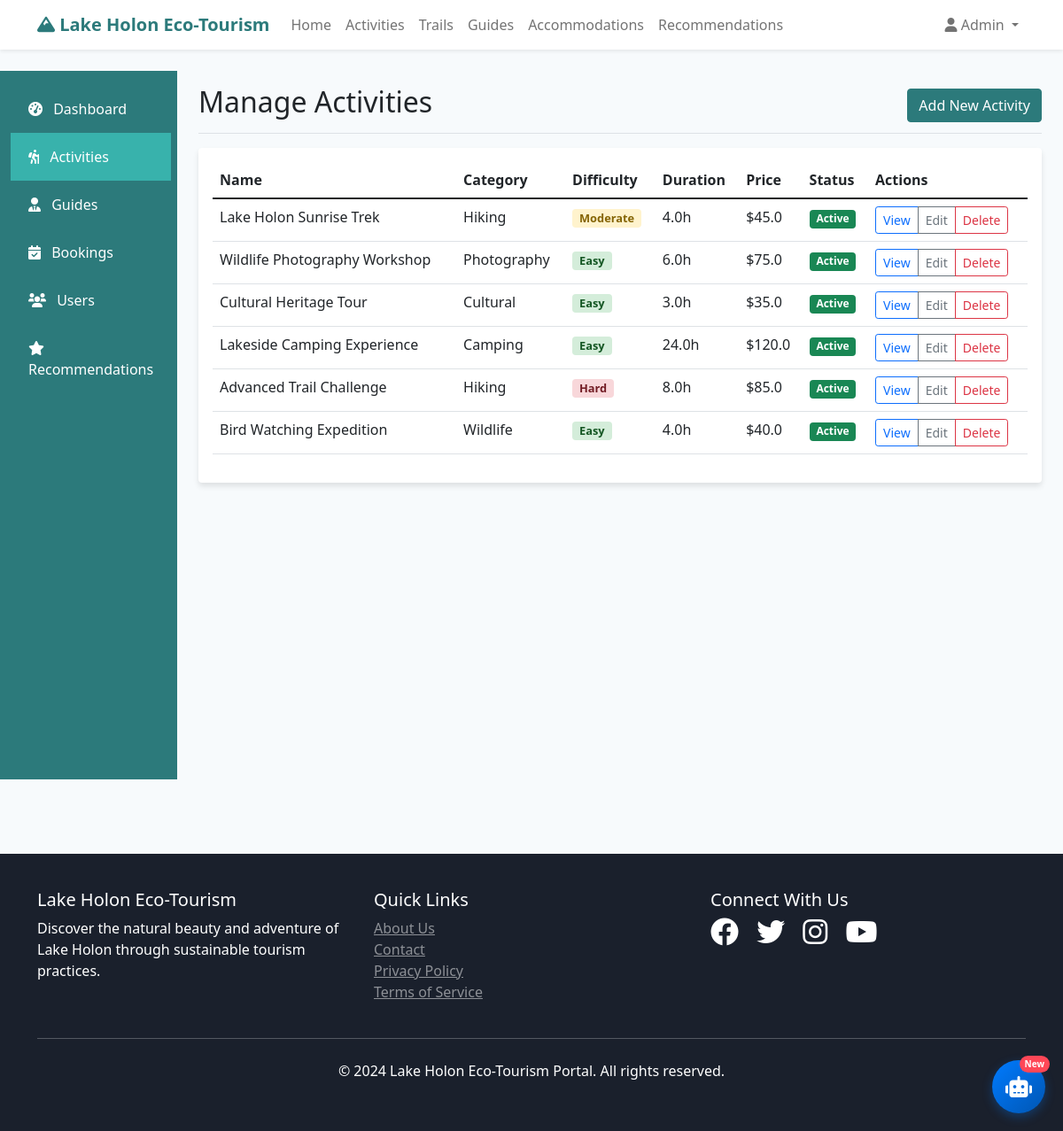
Screenshot of /admin/activities (signed in) with the database file from the repository.
### app/models.py (models this page shows, shortened)
class User(UserMixin, db.Model):
    id = db.Column(db.Integer, primary_key=True)
    username = db.Column(db.String(80), unique=True, nullable=False)
    email = db.Column(db.String(120), unique=True, nullable=False)
    password_hash = db.Column(db.String(128))
    first_name = db.Column(db.String(50), nullable=False)
    last_name = db.Column(db.String(50), nullable=False)
    phone = db.Column(db.String(20))
    is_admin = db.Column(db.Boolean, default=False)
    created_at = db.Column(db.DateTime, default=datetime.utcnow)
    bookings = db.relationship('Booking', backref='user', lazy=True)
    reviews = db.relationship('Review', backref='user', lazy=True)

class Activity(db.Model):
    id = db.Column(db.Integer, primary_key=True)
    name = db.Column(db.String(100), nullable=False)
    description = db.Column(db.Text, nullable=False)
    category = db.Column(db.String(50), nullable=False)  # hiking, camping, wildlife, etc.
    difficulty = db.Column(db.String(20), nullable=False)  # easy, moderate, hard
    duration_hours = db.Column(db.Float, nullable=False)
    max_participants = db.Column(db.Integer, nullable=False)
    price = db.Column(db.Float, nullable=False)
    image_url = db.Column(db.String(200))
    is_active = db.Column(db.Boolean, default=True)
    created_at = db.Column(db.DateTime, default=datetime.utcnow)
    bookings = db.relationship('Booking', backref='activity', lazy=True)
    reviews = db.relationship('Review', backref='activity', lazy=True)

### app/admin/routes.py (the view)
@bp.route('/activities')
@login_required
@admin_required
def manage_activities():
    page = request.args.get('page', 1, type=int)
    activities = Activity.query.paginate(
        page=page, per_page=10, error_out=False
    )
    return render_template('admin/manage_activities.html', activities=activities)

### app/admin/routes.py (called while the page is built)
def admin_required(f):
    @wraps(f)
    def decorated_function(*args, **kwargs):
        if not current_user.is_authenticated or not current_user.is_admin:
            flash('Admin access required.', 'danger')
            return redirect(url_for('main.index'))
        return f(*args, **kwargs)
    return decorated_function

### app/templates/admin/manage_activities.html (shortened to what this page needs)
{% extends "base.html" %}
{% block content %}
<div class="container-fluid py-4">
    <div class="row">
        <div class="col-md-3 col-lg-2 d-md-block admin-sidebar collapse">
            <div class="position-sticky pt-3">
                <ul class="nav flex-column">
                    <li class="nav-item">
                        <a class="nav-link" href="{{ url_for('admin.dashboard') }}">
                            <i class="fas fa-tachometer-alt me-2"></i> Dashboard
                        </a>
                    </li>
                    <li class="nav-item">
                        <a class="nav-link active" href="{{ url_for('admin.manage_activities') }}">
                            <i class="fas fa-hiking me-2"></i> Activities
                        </a>
                    </li>
                    <li class="nav-item">
                        <a class="nav-link" href="{{ url_for('admin.manage_guides') }}">
                            <i class="fas fa-user-tie me-2"></i> Guides
                        </a>
                    </li>
                    <li class="nav-item">
                        <a class="nav-link" href="{{ url_for('admin.manage_bookings') }}">
                            <i class="fas fa-calendar-check me-2"></i> Bookings
                        </a>
                    </li>
                    <li class="nav-item">
                        <a class="nav-link" href="{{ url_for('admin.manage_users') }}">
                            <i class="fas fa-users me-2"></i> Users
                        </a>
                    </li>
                    <li class="nav-item">
                        <a class="nav-link" href="{{ url_for('admin.manage_recommendations') }}">
                            <i class="fas fa-star me-2"></i> Recommendations
                        </a>
                    </li>
                </ul>
            </div>
        </div>
        <div class="col-md-9 ms-sm-auto col-lg-10 px-md-4">
            <div class="d-flex justify-content-between flex-wrap flex-md-nowrap align-items-center pt-3 pb-2 mb-3 border-bottom">
                <h1 class="h2">Manage Activities</h1>
                <a href="{{ url_for('admin.create_activity') }}" class="btn btn-primary">Add New Activity</a>
            </div>
            <div class="card">
                <div class="card-body">
                    {% if activities.items %}
                    <div class="table-responsive">
                        <table class="table table-hover">
                            <thead>
                                <tr>
                                    <th>Name</th>
                                    <th>Category</th>
                                    <th>Difficulty</th>
                                    <th>Duration</th>
                                    <th>Price</th>
                                    <th>Status</th>
                                    <th>Actions</th>
                                </tr>
                            </thead>
                            <tbody>
                                {% for activity in activities.items %}
                                <tr>
                                    <td>{{ activity.name }}</td>
                                    <td>{{ activity.category.title() }}</td>
                                    <td>
                                        <span class="badge difficulty-badge difficulty-{{ activity.difficulty }}">{{ activity.difficulty.title() }}</span>
                                    </td>
                                    <td>{{ activity.duration_hours }}h</td>
                                    <td>${{ activity.price }}</td>
                                    <td>
                                        {% if activity.is_active %}
                                        <span class="badge bg-success">Active</span>
                                        {% else %}
                                        <span class="badge bg-secondary">Inactive</span>
                                        {% endif %}
                                    </td>
                                    <td>
                                        <div class="btn-group" role="group">
                                            <a href="{{ url_for('main.activity_detail', id=activity.id) }}" class="btn btn-sm btn-outline-primary">View</a>
                                            <a href="{{ url_for('admin.edit_activity', id=activity.id) }}" class="btn btn-sm btn-outline-secondary">Edit</a>
                                            <a href="{{ url_for('admin.delete_activity', id=activity.id) }}" class="btn btn-sm btn-outline-danger" onclick="return confirm('Are you sure you want to delete this activity?')">Delete</a>
                                        </div>
                                    </td>
                                </tr>
                                {% endfor %}
                            </tbody>
                        </table>
                    </div>
                {% else %}
                    <p class="text-muted">No activities found.</p>
                    <a href="{{ url_for('admin.create_activity') }}" class="btn btn-primary">Add First Activity</a>
                {% endif %}
                </div>
            </div>
        </div>
    </div>
</div>
{% endblock %}

### app/templates/base.html (shortened to what this page needs)
<!DOCTYPE html>
<html lang="en">
<head>
    <link href="https://cdn.jsdelivr.net/npm/bootstrap@5.1.3/dist/css/bootstrap.min.css" rel="stylesheet">
    <link href="https://cdnjs.cloudflare.com/ajax/libs/font-awesome/6.0.0/css/all.min.css" rel="stylesheet">
</head>
<body>
    <nav class="navbar navbar-expand-lg navbar-light bg-white shadow-sm">
        <div class="container">
            <a class="navbar-brand" href="{{ url_for('main.index') }}">
                <i class="fas fa-mountain"></i> Lake Holon Eco-Tourism
            </a>
            <div class="collapse navbar-collapse" id="navbarNav">
                <ul class="navbar-nav me-auto">
                    <li class="nav-item">
                        <a class="nav-link" href="{{ url_for('main.index') }}">Home</a>
                    </li>
                    <li class="nav-item">
                        <a class="nav-link" href="{{ url_for('main.activities') }}">Activities</a>
                    </li>
                    <li class="nav-item">
                        <a class="nav-link" href="{{ url_for('main.trails') }}">Trails</a>
                    </li>
                    <li class="nav-item">
                        <a class="nav-link" href="{{ url_for('main.guides') }}">Guides</a>
                    </li>
                    <li class="nav-item">
                        <a class="nav-link" href="{{ url_for('main.accommodations') }}">Accommodations</a>
                    </li>
                    <li class="nav-item">
                        <a class="nav-link" href="{{ url_for('recommendations.get_recommendations') }}">Recommendations</a>
                    </li>
                </ul>
                <ul class="navbar-nav">
                    {% if current_user.is_authenticated %}
                        <li class="nav-item dropdown">
                            <a class="nav-link dropdown-toggle" href="#" id="navbarDropdown" role="button" data-bs-toggle="dropdown">
                                <i class="fas fa-user"></i> {{ current_user.first_name }}
                            </a>
                        </li>
                    {% endif %}
                </ul>
            </div>
        </div>
    </nav>
    <main>
        {% block content %}{% endblock %}
    </main>
    <footer class="footer">
        <div class="container">
            <div class="row">
                <div class="col-md-4">
                    <h5>Lake Holon Eco-Tourism</h5>
                    <p>Discover the natural beauty and adventure of Lake Holon through sustainable tourism practices.</p>
                </div>
                <div class="col-md-4">
                    <h5>Quick Links</h5>
                    <ul class="list-unstyled">
                        <li><a href="{{ url_for('main.about') }}" class="text-white-50">About Us</a></li>
                        <li><a href="{{ url_for('main.contact') }}" class="text-white-50">Contact</a></li>
                        <li><a href="#" class="text-white-50">Privacy Policy</a></li>
                        <li><a href="#" class="text-white-50">Terms of Service</a></li>
                    </ul>
                </div>
                <div class="col-md-4">
                    <h5>Connect With Us</h5>
                    <div>
                        <a href="#" class="text-white me-3"><i class="fab fa-facebook fa-2x"></i></a>
                        <a href="#" class="text-white me-3"><i class="fab fa-twitter fa-2x"></i></a>
                        <a href="#" class="text-white me-3"><i class="fab fa-instagram fa-2x"></i></a>
                        <a href="#" class="text-white"><i class="fab fa-youtube fa-2x"></i></a>
                    </div>
                </div>
            </div>
            <hr class="my-4 bg-white">
            <div class="text-center">
                <p>&copy; 2024 Lake Holon Eco-Tourism Portal. All rights reserved.</p>
            </div>
        </div>
    </footer>
{% if current_user.is_authenticated %}
<div class="floating-chat-btn" onclick="openChat()">
    <i class="fas fa-robot"></i>
    <span class="chat-badge">New</span>
</div>
{% endif %}
</body>
</html>

### app/templates/base.html (style rules this page uses)
:root { --primary-color: #2c7a7b; --secondary-color: #38b2ac; --accent-color: #81e6d9; --dark-color: #1a202c; --light-color: #f7fafc; }
body { font-family: 'Segoe UI', Tahoma, Geneva, Verdana, sans-serif; background-color: var(--light-color); }
.navbar-brand { font-weight: bold; color: var(--primary-color) !important; }
.btn-primary { background-color: var(--primary-color); border-color: var(--primary-color); }
.card { border: none; box-shadow: 0 4px 6px rgba(0, 0, 0, 0.1); transition: transform 0.3s ease, box-shadow 0.3s ease; }
.difficulty-badge { font-size: 0.8rem; padding: 0.25rem 0.5rem; }
.difficulty-easy { background-color: #d4edda; color: #155724; }
.difficulty-moderate { background-color: #fff3cd; color: #856404; }
.difficulty-hard { background-color: #f8d7da; color: #721c24; }
.footer { background-color: var(--dark-color); color: white; padding: 40px 0; margin-top: 60px; }
.admin-sidebar { background-color: var(--primary-color); min-height: 100vh; }
.admin-sidebar .nav-link { color: white; padding: 15px 20px; border-radius: 0; }
.admin-sidebar .nav-link.active { background-color: var(--secondary-color); }

### rows the page displays
User: first_name "Admin"
Activity: name "Lake Holon Sunrise Trek", category "Hiking", difficulty "Moderate", duration_hours "4.0", price "45.0", is_active "Active"
Activity: name "Wildlife Photography Workshop", category "Photography", difficulty "Easy", duration_hours "6.0", price "75.0", is_active "Active"
Activity: name "Cultural Heritage Tour", category "Cultural", difficulty "Easy", duration_hours "3.0", price "35.0", is_active "Active"
Activity: name "Lakeside Camping Experience", category "Camping", difficulty "Easy", duration_hours "24.0", price "120.0", is_active "Active"
Activity: name "Advanced Trail Challenge", category "Hiking", difficulty "Hard", duration_hours "8.0", price "85.0", is_active "Active"
Activity: name "Bird Watching Expedition", category "Wildlife", difficulty "Easy", duration_hours "4.0", price "40.0", is_active "Active"
